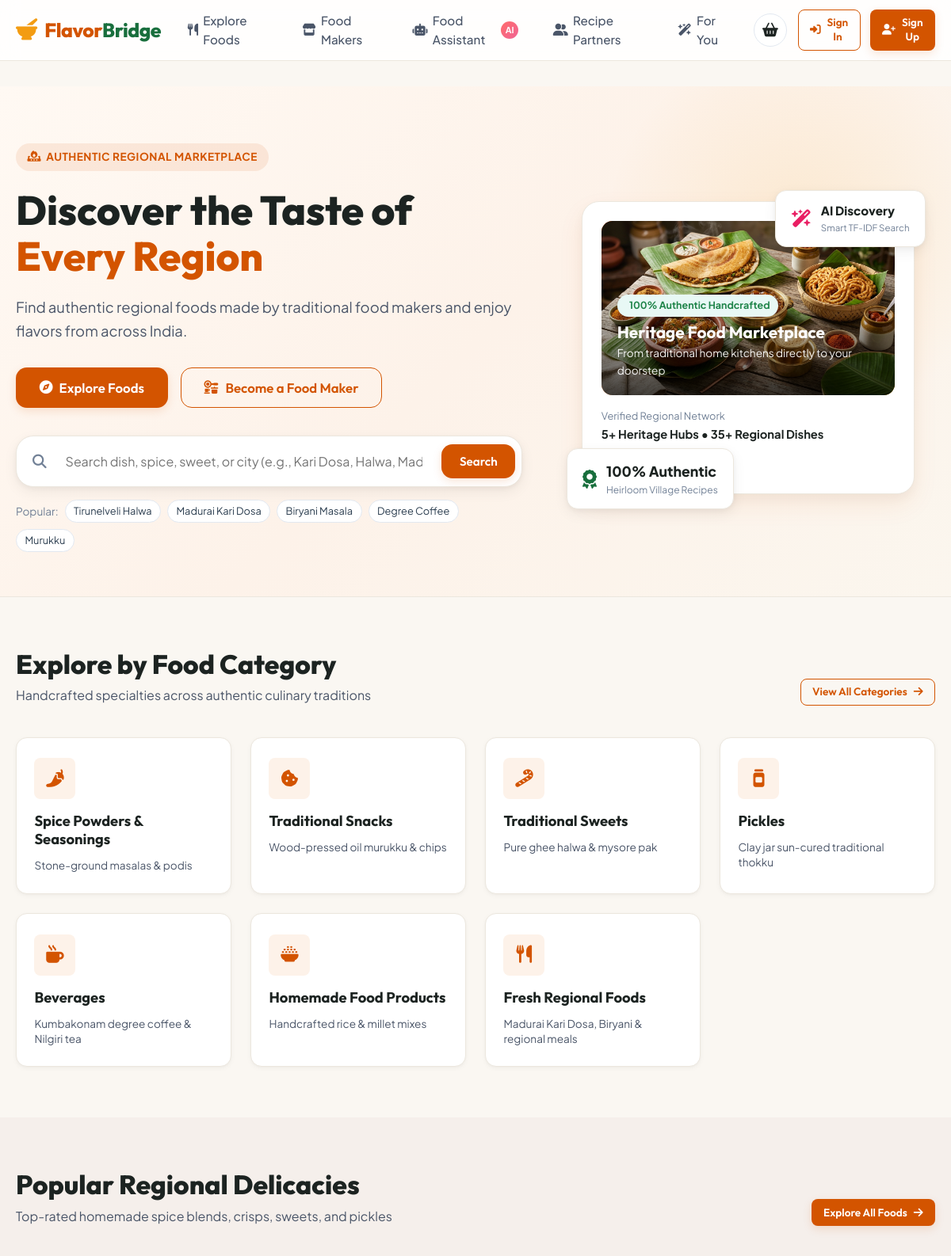
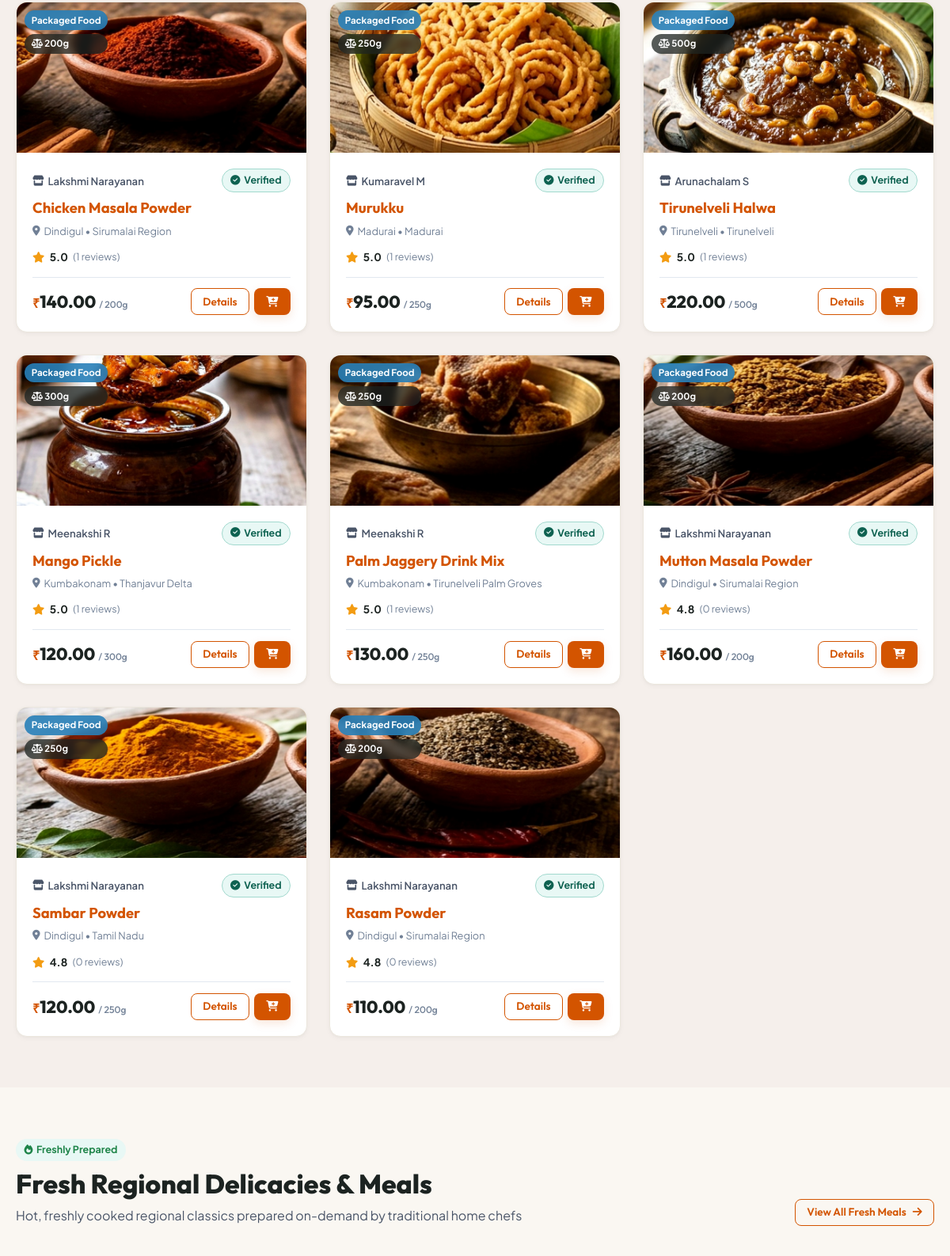
The page / (upper part) on the database its author committed (2 pictures, top to bottom).
### backend/models.py (models this page shows, shortened)
class Product(db.Model):
    __tablename__ = 'products'
    id = db.Column(db.Integer, primary_key=True)
    food_maker_id = db.Column(db.Integer, db.ForeignKey('food_makers.id', ondelete='CASCADE'), nullable=False)
    name = db.Column(db.String(150), nullable=False, index=True)
    category = db.Column(db.String(100), nullable=False, index=True)
    description = db.Column(db.Text, nullable=True)
    ingredients = db.Column(db.Text, nullable=True)
    price = db.Column(db.Float, nullable=False)
    city = db.Column(db.String(100), nullable=False, index=True)
    region = db.Column(db.String(100), nullable=True)
    image = db.Column(db.String(255), nullable=True)
    stock = db.Column(db.Integer, default=10)
    product_type = db.Column(db.String(50), nullable=False, default='Packaged Food')  # 'Packaged Food' or 'Fresh Food'
    preparation_time = db.Column(db.String(50), nullable=True, default='1-2 days')
    net_quantity = db.Column(db.String(50), nullable=True, default='250g')  # e.g., '500g', '150g', '250g', '1 kg', '1 Plate'
    created_at = db.Column(db.DateTime, default=datetime.utcnow)
    cart_items = db.relationship('CartItem', backref='product', lazy=True, cascade='all, delete-orphan')
    order_items = db.relationship('OrderItem', backref='product', lazy=True)
    reviews = db.relationship('Review', backref='product', lazy=True, cascade='all, delete-orphan')
    interactions = db.relationship('Interaction', backref='product', lazy=True, cascade='all, delete-orphan')
    @property
    def average_rating(self):
        if not self.reviews:
            return 4.8  # Default positive score for new listings
        return round(sum(r.rating for r in self.reviews) / len(self.reviews), 1)
    @property
    def rating_count(self):
        return len(self.reviews)

class User(db.Model):
    __tablename__ = 'users'
    id = db.Column(db.Integer, primary_key=True)
    name = db.Column(db.String(100), nullable=False)
    email = db.Column(db.String(120), unique=True, nullable=False, index=True)
    password_hash = db.Column(db.String(255), nullable=False)
    role = db.Column(db.String(20), nullable=False, default='customer')  # 'customer' or 'food_maker'
    phone = db.Column(db.String(20), nullable=True)
    city = db.Column(db.String(100), nullable=True)
    address = db.Column(db.Text, nullable=True)
    created_at = db.Column(db.DateTime, default=datetime.utcnow)
    food_maker_profile = db.relationship('FoodMaker', backref='user', uselist=False, cascade='all, delete-orphan')
    cart = db.relationship('Cart', backref='customer', uselist=False, cascade='all, delete-orphan')
    orders = db.relationship('Order', backref='customer', lazy=True)
    reviews = db.relationship('Review', backref='customer', lazy=True)
    interactions = db.relationship('Interaction', backref='customer', lazy=True)

class Review(db.Model):
    __tablename__ = 'reviews'
    id = db.Column(db.Integer, primary_key=True)
    customer_id = db.Column(db.Integer, db.ForeignKey('users.id'), nullable=False)
    product_id = db.Column(db.Integer, db.ForeignKey('products.id', ondelete='CASCADE'), nullable=True)
    food_maker_id = db.Column(db.Integer, db.ForeignKey('food_makers.id', ondelete='CASCADE'), nullable=False)
    rating = db.Column(db.Integer, nullable=False)  # 1 to 5
    comment = db.Column(db.Text, nullable=True)
    created_at = db.Column(db.DateTime, default=datetime.utcnow)

### backend/app.py (the view)
    @app.route('/')
    def index():
        all_products = Product.query.all()
        featured_makers = FoodMaker.query.filter_by(is_verified=True).limit(5).all()
        fresh_foods = Product.query.filter_by(product_type='Fresh Food').limit(6).all()
        popular_foods = sorted(all_products, key=lambda p: (p.average_rating, p.rating_count), reverse=True)[:8]
        category_highlights = [
            {"name": "Spice Powders & Seasonings", "desc": "Stone-ground masalas & podis", "icon": "fa-pepper-hot", "bg": "spice-bg"},
            {"name": "Traditional Snacks", "desc": "Wood-pressed oil murukku & chips", "icon": "fa-cookie-bite", "bg": "snack-bg"},
            {"name": "Traditional Sweets", "desc": "Pure ghee halwa & mysore pak", "icon": "fa-candy-cane", "bg": "sweet-bg"},
            {"name": "Pickles", "desc": "Clay jar sun-cured traditional thokku", "icon": "fa-jar", "bg": "pickle-bg"},
            {"name": "Beverages", "desc": "Kumbakonam degree coffee & Nilgiri tea", "icon": "fa-mug-hot", "bg": "coffee-bg"},
            {"name": "Homemade Food Products", "desc": "Handcrafted rice & millet mixes", "icon": "fa-bowl-rice", "bg": "millet-bg"},
            {"name": "Fresh Regional Foods", "desc": "Madurai Kari Dosa, Biryani & regional meals", "icon": "fa-utensils", "bg": "fresh-bg"}
        ]
        popular_cities = [
            {"name": "Chennai", "cuisine": "Chettinad & South Delicacies", "count": "15+ Makers"},
            {"name": "Madurai", "cuisine": "Kari Dosa & Traditional Crisps", "count": "12+ Makers"},
            {"name": "Dindigul", "cuisine": "Authentic Biryani Spices", "count": "8+ Makers"},
            {"name": "Tirunelveli", "cuisine": "Ghee Halwa & Palm Sweets", "count": "10+ Makers"},
            {"name": "Kumbakonam", "cuisine": "Degree Coffee & Delta Pickles", "count": "6+ Makers"}
        ]
        return render_template(
            'index.html',
            popular_foods=popular_foods,
            featured_makers=featured_makers,
            fresh_foods=fresh_foods,
            category_highlights=category_highlights,
            popular_cities=popular_cities
        )

### backend/models.py (called while the page is built)
    @property
    def average_rating(self):
        all_reviews = self.reviews
        if not all_reviews:
            prod_reviews = [r for p in self.products for r in p.reviews]
            if prod_reviews:
                return round(sum(r.rating for r in prod_reviews) / len(prod_reviews), 1)
            return 5.0
        return round(sum(r.rating for r in all_reviews) / len(all_reviews), 1)

### frontend/templates/index.html (shortened to what this page needs)
{% extends "base.html" %}
{% block content %}
<section class="hero-section">
  <div class="container">
    <div class="hero-grid">
      <div class="hero-content">
        <div class="hero-tag">
          <i class="fa-solid fa-fire-burner"></i> Authentic Regional Marketplace
        </div>
        <h1 class="hero-title">
          Discover the Taste of <span class="highlight">Every Region</span>
        </h1>
        <p class="hero-subtitle">
          Find authentic regional foods made by traditional food makers and enjoy flavors from across India.
        </p>
        <div class="hero-cta-group">
          <a href="{{ url_for('product.products_list') }}" class="btn btn-primary btn-lg" id="hero-btn-explore">
            <i class="fa-solid fa-compass"></i> Explore Foods
          </a>
          {% if current_user %}
            {% if current_user.role == 'food_maker' %}
              <a href="{{ url_for('food_maker.dashboard') }}" class="btn btn-outline btn-lg" id="hero-btn-maker">
                <i class="fa-solid fa-gauge"></i> Kitchen Dashboard
              </a>
            {% else %}
              <a href="{{ url_for('ai.food_assistant') }}" class="btn btn-outline btn-lg" id="hero-btn-maker">
                <i class="fa-solid fa-robot"></i> AI Food Assistant
              </a>
            {% endif %}
          {% else %}
            <a href="{{ url_for('auth.register', role='food_maker') }}" class="btn btn-outline btn-lg" id="hero-btn-maker">
              <i class="fa-solid fa-kitchen-set"></i> Become a Food Maker
            </a>
          {% endif %}
        </div>
        <div class="hero-search-box">
          <i class="fa-solid fa-magnifying-glass search-icon"></i>
          <input type="text" class="search-input" id="hero-search-input" placeholder="Search dish, spice, sweet, or city (e.g., Kari Dosa, Halwa, Madurai)...">
          <button class="btn btn-primary" id="hero-search-submit-btn" onclick="const q = document.getElementById('hero-search-input').value; if(q) window.location.href='/products?q=' + encodeURIComponent(q);">
            Search
          </button>
        </div>
        <div class="hero-quick-tags">
          <span>Popular:</span>
          <a href="{{ url_for('product.products_list', q='Tirunelveli Halwa') }}" class="hero-quick-tag">Tirunelveli Halwa</a>
          <a href="{{ url_for('product.products_list', q='Madurai Kari Dosa') }}" class="hero-quick-tag">Madurai Kari Dosa</a>
          <a href="{{ url_for('product.products_list', q='Biryani Masala') }}" class="hero-quick-tag">Biryani Masala</a>
          <a href="{{ url_for('product.products_list', q='Kumbakonam Degree Coffee') }}" class="hero-quick-tag">Degree Coffee</a>
          <a href="{{ url_for('product.products_list', q='Murukku') }}" class="hero-quick-tag">Murukku</a>
        </div>
      </div>
      <div class="hero-visual">
        <div class="hero-main-card">
          <div class="hero-dish-banner">
            <div class="banner-text">
              <span class="badge badge-fresh" style="margin-bottom: 6px;"> 100% Authentic Handcrafted</span>
              <h4>Heritage Food Marketplace</h4>
              <p style="font-size: 0.85rem; opacity: 0.95;">From traditional home kitchens directly to your doorstep</p>
            </div>
          </div>
          <div style="display: flex; justify-content: space-between; align-items: center; margin-top: 1rem; flex-wrap: wrap; gap: 0.5rem;">
            <div>
              <div style="font-size: 0.8rem; color: var(--gray-medium);">Verified Regional Network</div>
              <strong style="color: var(--dark); font-size: 0.92rem;">5+ Heritage Hubs • 35+ Regional Dishes</strong>
            </div>
            <span class="badge badge-verified"> Quality Verified</span>
          </div>
          <div class="hero-floating-stat">
            <i class="fa-solid fa-award"></i>
            <div>
              <div style="font-weight: 800; font-size: 1.1rem; color: var(--dark);">100% Authentic</div>
              <div style="font-size: 0.75rem; color: var(--gray-medium);">Heirloom Village Recipes</div>
            </div>
          </div>
          <div class="hero-floating-ai">
            <i class="fa-solid fa-wand-magic-sparkles"></i>
            <div>
              <div style="font-weight: 800; font-size: 0.95rem; color: var(--dark);">AI Discovery</div>
              <div style="font-size: 0.72rem; color: var(--gray-medium);">Smart TF-IDF Search</div>
            </div>
          </div>
        </div>
      </div>
    </div>
  </div>
</section>
<section class="section">
  <div class="container">
    <div class="section-header">
      <div>
        <h2 class="section-title">Explore by Food Category</h2>
        <p class="section-subtitle">Handcrafted specialties across authentic culinary traditions</p>
      </div>
      <a href="{{ url_for('product.products_list') }}" class="btn btn-outline btn-sm">View All Categories <i class="fa-solid fa-arrow-right"></i></a>
    </div>
    <div class="categories-grid">
      {% for cat in category_highlights %}
        <a href="{{ url_for('product.products_list', category=cat.name) }}" class="category-card" id="cat-card-{{ loop.index }}">
          <div class="category-icon-wrapper">
            <i class="fa-solid {{ cat.icon }}"></i>
          </div>
          <h3>{{ cat.name }}</h3>
          <p>{{ cat.desc }}</p>
        </a>
      {% endfor %}
    </div>
  </div>
</section>
<section class="section section-alt">
  <div class="container">
    <div class="section-header">
      <div>
        <h2 class="section-title">Popular Regional Delicacies</h2>
        <p class="section-subtitle">Top-rated homemade spice blends, crisps, sweets, and pickles</p>
      </div>
      <a href="{{ url_for('product.products_list') }}" class="btn btn-primary btn-sm">Explore All Foods <i class="fa-solid fa-arrow-right"></i></a>
    </div>
    <div class="product-grid">
      {% for product in popular_foods %}
        <div class="product-card" id="prod-card-{{ product.id }}">
          <div class="product-image-container">
            {% if product.image %}
              <img src="{{ url_for('uploaded_file', filename=product.image) }}" alt="{{ product.name }}" loading="lazy" style="width: 100%; height: 100%; object-fit: cover;">
            {% endif %}
            <div class="product-card-badges">
              <span class="product-type-pill {{ 'pill-fresh' if product.product_type == 'Fresh Food' else 'pill-packaged' }}">
                {{ product.product_type }}
              </span>
              {% if product.net_quantity %}
                <span class="product-type-pill" style="background: rgba(28, 35, 33, 0.75); color: #FFFFFF; font-size: 0.72rem;">
                  <i class="fa-solid fa-scale-balanced"></i> {{ product.net_quantity }}
                </span>
              {% endif %}
            </div>
          </div>
          <div class="product-card-body">
            <div class="product-maker-info">
              <span class="maker-name">
                <i class="fa-solid fa-store"></i> {{ product.food_maker.user.name if product.food_maker and product.food_maker.user else 'Verified Maker' }}
              </span>
              {% if product.food_maker and product.food_maker.is_verified %}
                <span class="badge badge-verified" title="Internal Verified Maker"><i class="fa-solid fa-circle-check"></i> Verified</span>
              {% endif %}
            </div>
            <h3 class="product-title">
              <a href="{{ url_for('product.product_detail', product_id=product.id) }}">{{ product.name }}</a>
            </h3>
            <div class="product-location">
              <i class="fa-solid fa-location-dot"></i> {{ product.city }} {% if product.region %}• {{ product.region }}{% endif %}
            </div>
            <div class="product-rating-row">
              <div class="stars">
                <i class="fa-solid fa-star"></i>
              </div>
              <span class="rating-score">{{ product.average_rating }}</span>
              <span class="rating-count">({{ product.rating_count }} reviews)</span>
            </div>
            <div class="product-card-footer">
              <div class="product-price">
                <span class="currency">₹</span>{{ "%.2f"|format(product.price) }}
                <span style="font-size: 0.75rem; color: var(--gray-medium); font-weight: 500;">/ {{ product.net_quantity or 'pack' }}</span>
              </div>
              <div style="display: flex; gap: 6px;">
                <a href="{{ url_for('product.product_detail', product_id=product.id) }}" class="btn btn-outline btn-sm">Details</a>
                <button class="btn btn-primary btn-sm btn-add-to-cart-ajax" data-product-id="{{ product.id }}" aria-label="Add to cart">
                  <i class="fa-solid fa-cart-plus"></i>
                </button>
              </div>
            </div>
          </div>
        </div>
      {% endfor %}
    </div>
  </div>
</section>
<section class="section">
  <div class="container">
    <div class="section-header">
      <div>
        <span class="badge badge-fresh" style="margin-bottom: 0.5rem;"><i class="fa-solid fa-fire"></i> Freshly Prepared</span>
        <h2 class="section-title">Fresh Regional Delicacies & Meals</h2>
        <p class="section-subtitle">Hot, freshly cooked regional classics prepared on-demand by traditional home chefs</p>
      </div>
      <a href="{{ url_for('product.products_list', product_type='Fresh Food') }}" class="btn btn-outline btn-sm">View All Fresh Meals <i class="fa-solid fa-arrow-right"></i></a>
    </div>
  </div>
</section>
{% endblock %}

### rows shown on the page
Product: image (picture), product_type "Packaged Food", net_quantity "200g", food_maker.user "Lakshmi Narayanan", name "Chicken Masala Powder", city "Dindigul", region "Sirumalai Region", average_rating "5.0", rating_count "1", price "140.00"
Product: image (picture), product_type "Packaged Food", net_quantity "250g", food_maker.user "Kumaravel M", name "Murukku", city "Madurai", region "Madurai", average_rating "5.0", rating_count "1", price "95.00"
Product: image (picture), product_type "Packaged Food", net_quantity "500g", food_maker.user "Arunachalam S", name "Tirunelveli Halwa", city "Tirunelveli", region "Tirunelveli", average_rating "5.0", rating_count "1", price "220.00"
Product: image (picture), product_type "Packaged Food", net_quantity "300g", food_maker.user "Meenakshi R", name "Mango Pickle", city "Kumbakonam", region "Thanjavur Delta", average_rating "5.0", rating_count "1", price "120.00"
Product: image (picture), product_type "Packaged Food", net_quantity "250g", food_maker.user "Meenakshi R", name "Palm Jaggery Drink Mix", city "Kumbakonam", region "Tirunelveli Palm Groves", average_rating "5.0", rating_count "1", price "130.00"
Product: image (picture), product_type "Packaged Food", net_quantity "200g", food_maker.user "Lakshmi Narayanan", name "Mutton Masala Powder", city "Dindigul", region "Sirumalai Region", average_rating "4.8", rating_count "0", price "160.00"
Product: image (picture), product_type "Packaged Food", net_quantity "250g", food_maker.user "Lakshmi Narayanan", name "Sambar Powder", city "Dindigul", region "Tamil Nadu", average_rating "4.8", rating_count "0", price "120.00"
Product: image (picture), product_type "Packaged Food", net_quantity "200g", food_maker.user "Lakshmi Narayanan", name "Rasam Powder", city "Dindigul", region "Sirumalai Region", average_rating "4.8", rating_count "0", price "110.00"

### other values the page prints
{{ cat.name }} "Spice Powders & Seasonings" "Traditional Snacks" "Traditional Sweets" "Pickles" "Beverages" "Homemade Food Products" "Fresh Regional Foods"
{{ cat.desc }} "Stone-ground masalas & podis" "Wood-pressed oil murukku & chips" "Pure ghee halwa & mysore pak" "Clay jar sun-cured traditional thokku" "Kumbakonam degree coffee & Nilgiri tea" "Handcrafted rice & millet mixes" "Madurai Kari Dosa, Biryani & regional meals"
